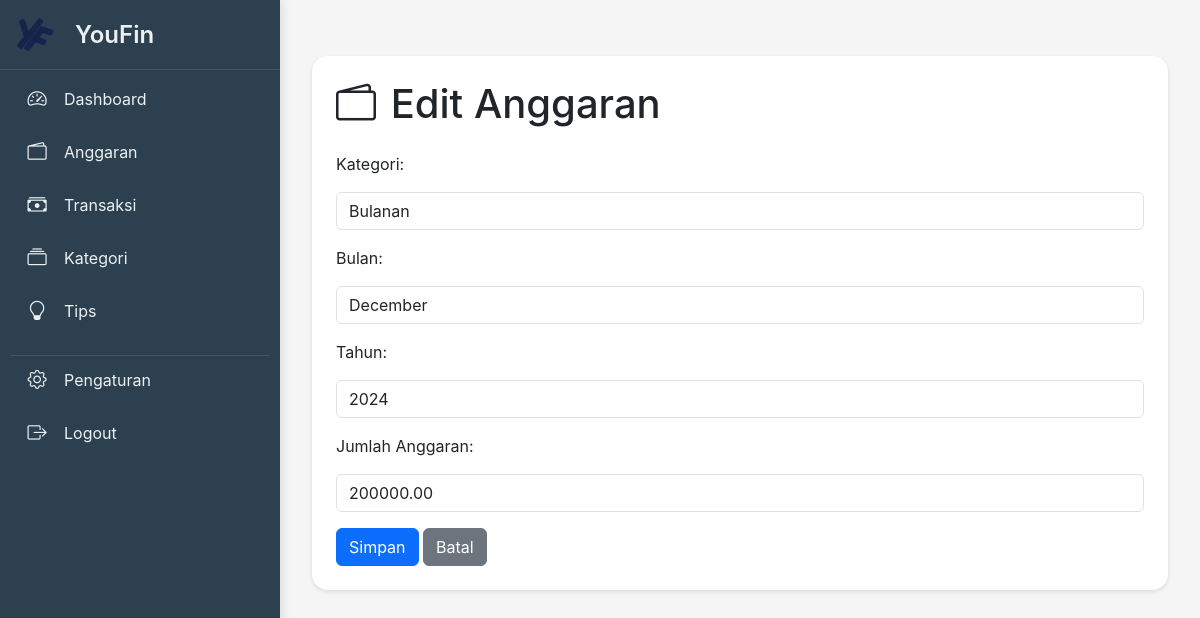
Page /user/page/anggaran/edit/12/ (signed in) on the committed database.
### youfin_app/models.py (models this page shows, shortened)
class Budget(models.Model):
    MONTH_CHOICES = [
        (1, 'Januari'), (2, 'Februari'), (3, 'Maret'), (4, 'April'),
        (5, 'Mei'), (6, 'Juni'), (7, 'Juli'), (8, 'Agustus'),
        (9, 'September'), (10, 'Oktober'), (11, 'November'), (12, 'Desember')
    ]
    YEAR_CHOICES = [(r, str(r)) for r in range(2000, now().year + 2)]  # Menambahkan 2 tahun ke depan
    user = models.ForeignKey(User, on_delete=models.CASCADE, null=True)  # Menambahkan hubungan ke user
    category = models.ForeignKey('Category', on_delete=models.CASCADE)  # Relasi dengan model Category
    bulan = models.IntegerField(choices=MONTH_CHOICES)  # Bulan (default dihapus)
    tahun = models.IntegerField(choices=YEAR_CHOICES)  # Tahun (default dihapus)
    initial_budget = models.DecimalField(max_digits=12, decimal_places=2, default=0)  # Jumlah anggaran awal
    total_expenses = models.DecimalField(max_digits=12, decimal_places=2, default=0)  # Total pengeluaran kategori ini
    remaining_balance = models.DecimalField(max_digits=12, decimal_places=2, default=0)  # Sisa saldo anggaran

class Category(models.Model):
    CATEGORY_CHOICES = [
        ('Pemasukan', 'Pemasukan'),
        ('Pengeluaran', 'Pengeluaran'),
    ]
    user = models.ForeignKey(User, on_delete=models.CASCADE, null=True)  # Menambahkan hubungan ke user
    name = models.CharField(max_length=100)
    category_type = models.CharField(max_length=20, choices=CATEGORY_CHOICES)
    total_transactions = models.DecimalField(max_digits=12, decimal_places=2, default=0)  # Field baru untuk menyimpan total transaksi

### youfin_app/views.py (the view, shortened to what this page needs)
# urls.py: path('anggaran/edit/<int:budget_id>/', views.edit_anggaran, name='edit_anggaran'),
@login_required
def edit_anggaran(request, budget_id):
    budget = get_object_or_404(Budget, id=budget_id, user=request.user)
    transactions = Transaction.objects.filter(user=request.user)
    total_pemasukan = transactions.filter(transaction_type='Pemasukan').aggregate(total=Sum('amount'))['total'] or 0
    total_pengeluaran = transactions.filter(transaction_type='Pengeluaran').aggregate(total=Sum('amount'))['total'] or 0
    saldo_bersih = total_pemasukan - total_pengeluaran
    initial_budget = budget.initial_budget
    bulan = budget.bulan  # Ambil bulan dari objek jika sudah ada
    tahun = budget.tahun
    bulan_choices = [(i, month_name[i]) for i in range(1, 13)]
    return render(request, 'page/anggaran/edit.html', {
        'budget': budget,
        'bulan_choices': bulan_choices,
        'initial_budget': initial_budget,
        'bulan': bulan,
        'tahun': tahun,
    })

### templates/page/anggaran/edit.html (shortened to what this page needs)
{% extends 'page/base.html' %}
{% load static %}
{% block your_content_here %}
<div class="overlap">
    <div class="content-card">
        <h1><i class="bi bi-wallet2" style="margin-right: 4px;"></i> Edit Anggaran</h1>
        <form method="POST">
            <div class="form-group">
                <label class="my-3" for="category">Kategori:</label>
                <input type="text" id="category" class="form-control" value="{{ budget.category.name }}" readonly>
            </div>
            <div class="form-group">
                <label class="my-3" for="bulan">Bulan:</label>
                <select name="bulan" id="bulan" class="form-control" required>
                    {% for value, label in bulan_choices %}
                        <option value="{{ value }}" {% if budget.bulan == value %}selected{% endif %}>
                            {{ label }}
                        </option>
                    {% endfor %}
                </select>
            </div>
            <div class="form-group">
                <label class="my-3" for="tahun">Tahun:</label>
                <input type="number" min="2000" max="2100" autocomplete="off" placeholder="Masukan tahun anggaran" name="tahun" id="tahun" class="form-control" value="{{ budget.tahun }}" required>
            </div>
            <div class="form-group">
                <label class="my-3" for="initial_budget">Jumlah Anggaran:</label>
                <input type="number" min="0" autocomplete="off" placeholder="Masukan jumlah anggaran" name="initial_budget" id="initial_budget" class="form-control"
                    value="{{ budget.initial_budget }}" autofocus required>
            </div>
            <button type="submit" class="btn btn-primary mt-3">Simpan</button>
            <a href="{% url 'youfin_app:anggaran' %}" class="btn btn-secondary mt-3">Batal</a>
        </form>
    </div>
</div>
{% endblock %}

### rows in the picture
Budget: category.name "Bulanan", bulan "December", tahun "2024", initial_budget "200000.00"
